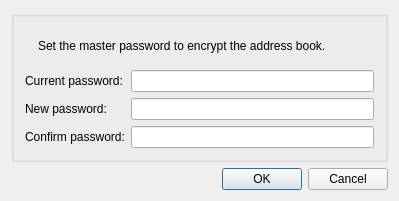
<?xml version="1.0" encoding="UTF-8"?>
<ui version="4.0">
 <class>MasterPasswordDialog</class>
 <widget class="QDialog" name="MasterPasswordDialog">
  <property name="windowModality">
   <enum>Qt::WindowModality::WindowModal</enum>
  </property>
  <property name="geometry">
   <rect>
    <x>0</x>
    <y>0</y>
    <width>399</width>
    <height>201</height>
   </rect>
  </property>
  <property name="sizePolicy">
   <sizepolicy hsizetype="Expanding" vsizetype="Fixed">
    <horstretch>0</horstretch>
    <verstretch>0</verstretch>
   </sizepolicy>
  </property>
  <property name="windowTitle">
   <string>Master Password</string>
  </property>
  <layout class="QVBoxLayout" name="verticalLayout_2">
   <item>
    <widget class="QGroupBox" name="groupBox">
     <property name="title">
      <string/>
     </property>
     <layout class="QVBoxLayout" name="verticalLayout">
      <item>
       <layout class="QHBoxLayout" name="horizontalLayout_header">
        <item>
         <widget class="QLabel" name="label_icon">
          <property name="sizePolicy">
           <sizepolicy hsizetype="Fixed" vsizetype="Fixed">
            <horstretch>0</horstretch>
            <verstretch>0</verstretch>
           </sizepolicy>
          </property>
          <property name="text">
           <string/>
          </property>
          <property name="pixmap">
           <pixmap resource="../../common/resources/common.qrc">:/img/lock.svg</pixmap>
          </property>
         </widget>
        </item>
        <item>
         <widget class="QLabel" name="label_description">
          <property name="text">
           <string>Set the master password to encrypt the address book.</string>
          </property>
          <property name="wordWrap">
           <bool>true</bool>
          </property>
         </widget>
        </item>
       </layout>
      </item>
      <item>
       <layout class="QGridLayout" name="gridLayout">
        <item row="0" column="0">
         <widget class="QLabel" name="label_current">
          <property name="text">
           <string>Current password:</string>
          </property>
         </widget>
        </item>
        <item row="0" column="1">
         <widget class="QLineEdit" name="edit_current">
          <property name="echoMode">
           <enum>QLineEdit::EchoMode::Password</enum>
          </property>
         </widget>
        </item>
        <item row="1" column="0">
         <widget class="QLabel" name="label_new">
          <property name="text">
           <string>New password:</string>
          </property>
         </widget>
        </item>
        <item row="1" column="1">
         <widget class="QLineEdit" name="edit_new">
          <property name="echoMode">
           <enum>QLineEdit::EchoMode::Password</enum>
          </property>
         </widget>
        </item>
        <item row="2" column="0">
         <widget class="QLabel" name="label_confirm">
          <property name="text">
           <string>Confirm password:</string>
          </property>
         </widget>
        </item>
        <item row="2" column="1">
         <widget class="QLineEdit" name="edit_confirm">
          <property name="echoMode">
           <enum>QLineEdit::EchoMode::Password</enum>
          </property>
         </widget>
        </item>
       </layout>
      </item>
     </layout>
    </widget>
   </item>
   <item>
    <widget class="DialogButtonBox" name="button_box">
     <property name="standardButtons">
      <set>QDialogButtonBox::StandardButton::Cancel|QDialogButtonBox::StandardButton::Ok</set>
     </property>
    </widget>
   </item>
  </layout>
 </widget>
 <layoutdefault spacing="6" margin="11"/>
 <customwidgets>
  <customwidget>
   <class>DialogButtonBox</class>
   <extends>QDialogButtonBox</extends>
   <header>common/ui/dialog_button_box.h</header>
  </customwidget>
 </customwidgets>
 <resources>
  <include location="../../common/resources/common.qrc"/>
 </resources>
 <connections/>
</ui>
